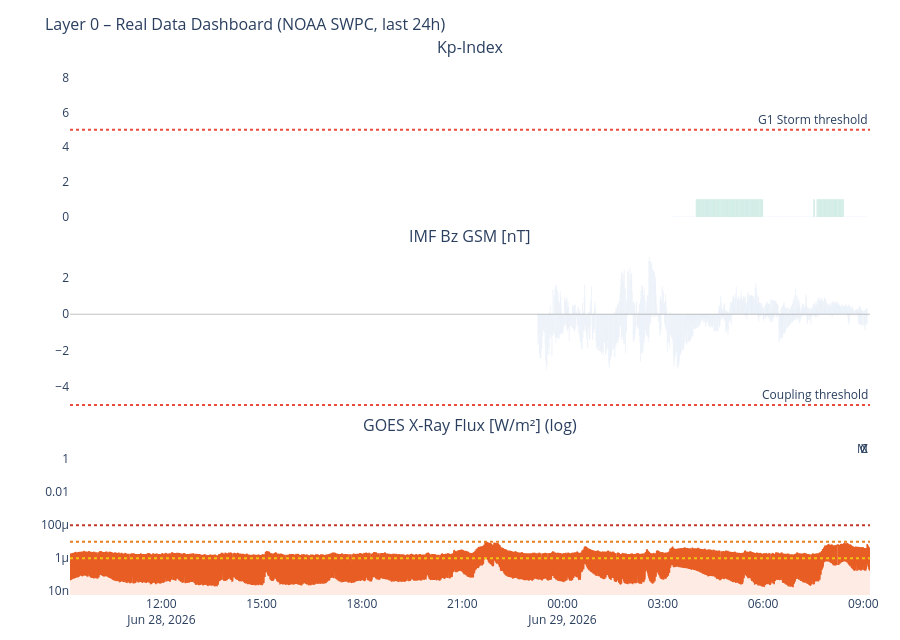

Notebook source saved alongside this figure:
### Markdown cell above
---
## 3. Time-Series Dashboard (Real Data)

### Code cell
# ============================================================
# DASHBOARD – Kp / Solar Wind / IMF Bz / X-Ray
# ============================================================

panels = [
    (df_kp,   'kp',     'Kp-Index',                       '#7F77DD', 'bar'),
    (df_sw,   'speed',  'Solar Wind Speed [km/s]',         '#F2A623', 'line'),
    (df_mag,  'bz_gsm', 'IMF Bz GSM [nT]',                '#378ADD', 'bar'),
    (df_xray, 'flux',   'GOES X-Ray Flux [W/m²] (log)',    '#E85D24', 'line'),
]
active = [(df, col, title, color, kind)
          for df, col, title, color, kind in panels
          if df is not None and col in df.columns]

if not active:
    print('No data available.')
else:
    fig = make_subplots(
        rows=len(active), cols=1, shared_xaxes=True,
        subplot_titles=[p[2] for p in active],
        vertical_spacing=0.06
    )
    for i, (df, col, title, color, kind) in enumerate(active, 1):
        ds = df.dropna(subset=[col])
        if kind == 'bar':
            if col == 'kp':
                mc = ['#2ecc71' if v < 4 else '#f39c12' if v < 6 else '#e74c3c'
                      for v in ds[col]]
            elif col == 'bz_gsm':
                mc = ['#e74c3c' if v < -5 else '#2ecc71' if v > 5 else '#95a5a6'
                      for v in ds[col]]
            else:
                mc = color
            fig.add_trace(go.Bar(x=ds['time'], y=ds[col], marker_color=mc,
                                 name=title, opacity=0.75), row=i, col=1)
        else:
            h = color.lstrip('#')
            r_c, g_c, b_c = int(h[0:2], 16), int(h[2:4], 16), int(h[4:6], 16)
            fc = f'rgba({r_c},{g_c},{b_c},0.12)'
            fig.add_trace(go.Scatter(x=ds['time'], y=ds[col], name=title,
                                     line=dict(color=color, width=1.5),
                                     fill='tozeroy', fillcolor=fc), row=i, col=1)

        if col == 'kp':
            fig.add_hline(y=5, line_dash='dot', line_color='#e74c3c',
                          annotation_text='G1 Storm threshold', row=i, col=1)
            fig.update_yaxes(range=[0, 9], row=i, col=1)
        elif col == 'speed':
            fig.add_hline(y=500, line_dash='dot', line_color='#E85D24',
                          annotation_text='Elevated wind', row=i, col=1)
        elif col == 'bz_gsm':
            fig.add_hline(y=0, line_color='gray', line_width=0.5, row=i, col=1)
            fig.add_hline(y=-5, line_dash='dot', line_color='#e74c3c',
                          annotation_text='Coupling threshold', row=i, col=1)
        elif col == 'flux':
            fig.update_yaxes(type='log', row=i, col=1)
            for lvl, lbl, lc in [(1e-4,'X','#c0392b'),(1e-5,'M','#e67e22'),(1e-6,'C','#f1c40f')]:
                fig.add_hline(y=lvl, line_dash='dot', line_color=lc,
                              annotation_text=lbl, row=i, col=1)

    fig.update_layout(
        title=dict(text='Layer 0 – Real Data Dashboard (NOAA SWPC, last 24h)', font=dict(size=16)),
        height=180 * len(active) + 100,
        showlegend=False,
        plot_bgcolor='rgba(0,0,0,0)', paper_bgcolor='rgba(0,0,0,0)',
        margin=dict(l=70, r=30, t=60, b=40)
    )
    fig.show()

### Figure 1 — Plotly figure (JSON) as saved in the notebook; plotly's stock layout.template omitted (floating-point values rounded to 4 significant figures; data arrays with more than 128 entries replaced by an {"elided": "..."} marker saying what was removed)
{"data": [{"marker": {"color": {"elided": "350 str values"}}, "name": "Kp-Index", "opacity": 0.75, "type": "bar", "x": {"elided": "350 str values"}, "xaxis": "x", "y": {"elided": "350 int values"}, "yaxis": "y"}, {"marker": {"color": {"elided": "1440 str values"}}, "name": "IMF Bz GSM [nT]", "opacity": 0.75, "type": "bar", "x": {"elided": "1440 str values"}, "xaxis": "x2", "y": {"elided": "1440 float values"}, "yaxis": "y2"}, {"fill": "tozeroy", "fillcolor": "rgba(232,93,36,0.12)", "line": {"color": "#E85D24", "width": 1.5}, "name": "GOES X-Ray Flux [W/m²] (log)", "type": "scatter", "x": {"elided": "2874 str values"}, "xaxis": "x3", "y": {"elided": "2874 float values"}, "yaxis": "y3"}], "layout": {"annotations": [{"font": {"size": 16}, "showarrow": false, "text": "Kp-Index", "x": 0.5, "xanchor": "center", "xref": "paper", "y": 1.0, "yanchor": "bottom", "yref": "paper"}, {"font": {"size": 16}, "showarrow": false, "text": "IMF Bz GSM [nT]", "x": 0.5, "xanchor": "center", "xref": "paper", "y": 0.6467, "yanchor": "bottom", "yref": "paper"}, {"font": {"size": 16}, "showarrow": false, "text": "GOES X-Ray Flux [W/m²] (log)", "x": 0.5, "xanchor": "center", "xref": "paper", "y": 0.2933, "yanchor": "bottom", "yref": "paper"}, {"showarrow": false, "text": "G1 Storm threshold", "x": 1, "xanchor": "right", "xref": "x domain", "y": 5, "yanchor": "bottom", "yref": "y"}, {"showarrow": false, "text": "Coupling threshold", "x": 1, "xanchor": "right", "xref": "x2 domain", "y": -5, "yanchor": "bottom", "yref": "y2"}, {"showarrow": false, "text": "X", "x": 1, "xanchor": "right", "xref": "x3 domain", "y": 0.0001, "yanchor": "bottom", "yref": "y3"}, {"showarrow": false, "text": "M", "x": 1, "xanchor": "right", "xref": "x3 domain", "y": 1e-05, "yanchor": "bottom", "yref": "y3"}, {"showarrow": false, "text": "C", "x": 1, "xanchor": "right", "xref": "x3 domain", "y": 1e-06, "yanchor": "bottom", "yref": "y3"}], "height": 640, "margin": {"b": 40, "l": 70, "r": 30, "t": 60}, "paper_bgcolor": "rgba(0,0,0,0)", "plot_bgcolor": "rgba(0,0,0,0)", "shapes": [{"line": {"color": "#e74c3c", "dash": "dot"}, "type": "line", "x0": 0, "x1": 1, "xref": "x domain", "y0": 5, "y1": 5, "yref": "y"}, {"line": {"color": "gray", "width": 0.5}, "type": "line", "x0": 0, "x1": 1, "xref": "x2 domain", "y0": 0, "y1": 0, "yref": "y2"}, {"line": {"color": "#e74c3c", "dash": "dot"}, "type": "line", "x0": 0, "x1": 1, "xref": "x2 domain", "y0": -5, "y1": -5, "yref": "y2"}, {"line": {"color": "#c0392b", "dash": "dot"}, "type": "line", "x0": 0, "x1": 1, "xref": "x3 domain", "y0": 0.0001, "y1": 0.0001, "yref": "y3"}, {"line": {"color": "#e67e22", "dash": "dot"}, "type": "line", "x0": 0, "x1": 1, "xref": "x3 domain", "y0": 1e-05, "y1": 1e-05, "yref": "y3"}, {"line": {"color": "#f1c40f", "dash": "dot"}, "type": "line", "x0": 0, "x1": 1, "xref": "x3 domain", "y0": 1e-06, "y1": 1e-06, "yref": "y3"}], "showlegend": false, "title": {"font": {"size": 16}, "text": "Layer 0 – Real Data Dashboard (NOAA SWPC, last 24h)"}, "xaxis": {"anchor": "y", "domain": [0.0, 1.0], "matches": "x3", "showticklabels": false}, "xaxis2": {"anchor": "y2", "domain": [0.0, 1.0], "matches": "x3", "showticklabels": false}, "xaxis3": {"anchor": "y3", "domain": [0.0, 1.0]}, "yaxis": {"anchor": "x", "domain": [0.7067, 1.0], "range": [0, 9]}, "yaxis2": {"anchor": "x2", "domain": [0.3533, 0.6467]}, "yaxis3": {"anchor": "x3", "domain": [0.0, 0.2933], "type": "log"}}}
